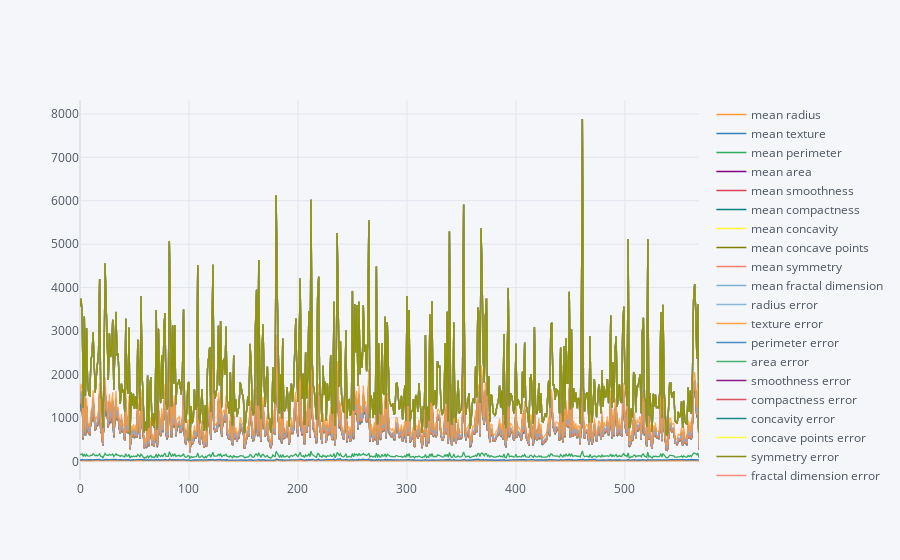

Notebook source saved alongside this figure:
### Code cell
df.iplot(kind='area')

### Figure 1 — Plotly figure (JSON) as saved in the notebook; plotly's stock layout.template omitted (floating-point values rounded to 4 significant figures; data arrays with more than 128 entries replaced by an {"elided": "..."} marker saying what was removed)
{"data": [{"line": {"color": "rgba(255, 153, 51, 1.0)", "dash": "solid", "shape": "linear", "width": 1.3}, "mode": "lines", "name": "mean radius", "text": "", "type": "scatter", "x": {"elided": "569 int values"}, "y": {"elided": "569 float values"}}, {"line": {"color": "rgba(55, 128, 191, 1.0)", "dash": "solid", "shape": "linear", "width": 1.3}, "mode": "lines", "name": "mean texture", "text": "", "type": "scatter", "x": {"elided": "569 int values"}, "y": {"elided": "569 float values"}}, {"line": {"color": "rgba(50, 171, 96, 1.0)", "dash": "solid", "shape": "linear", "width": 1.3}, "mode": "lines", "name": "mean perimeter", "text": "", "type": "scatter", "x": {"elided": "569 int values"}, "y": {"elided": "569 float values"}}, {"line": {"color": "rgba(128, 0, 128, 1.0)", "dash": "solid", "shape": "linear", "width": 1.3}, "mode": "lines", "name": "mean area", "text": "", "type": "scatter", "x": {"elided": "569 int values"}, "y": {"elided": "569 float values"}}, {"line": {"color": "rgba(219, 64, 82, 1.0)", "dash": "solid", "shape": "linear", "width": 1.3}, "mode": "lines", "name": "mean smoothness", "text": "", "type": "scatter", "x": {"elided": "569 int values"}, "y": {"elided": "569 float values"}}, {"line": {"color": "rgba(0, 128, 128, 1.0)", "dash": "solid", "shape": "linear", "width": 1.3}, "mode": "lines", "name": "mean compactness", "text": "", "type": "scatter", "x": {"elided": "569 int values"}, "y": {"elided": "569 float values"}}, {"line": {"color": "rgba(255, 255, 51, 1.0)", "dash": "solid", "shape": "linear", "width": 1.3}, "mode": "lines", "name": "mean concavity", "text": "", "type": "scatter", "x": {"elided": "569 int values"}, "y": {"elided": "569 float values"}}, {"line": {"color": "rgba(128, 128, 0, 1.0)", "dash": "solid", "shape": "linear", "width": 1.3}, "mode": "lines", "name": "mean concave points", "text": "", "type": "scatter", "x": {"elided": "569 int values"}, "y": {"elided": "569 float values"}}, {"line": {"color": "rgba(251, 128, 114, 1.0)", "dash": "solid", "shape": "linear", "width": 1.3}, "mode": "lines", "name": "mean symmetry", "text": "", "type": "scatter", "x": {"elided": "569 int values"}, "y": {"elided": "569 float values"}}, {"line": {"color": "rgba(128, 177, 211, 1.0)", "dash": "solid", "shape": "linear", "width": 1.3}, "mode": "lines", "name": "mean fractal dimension", "text": "", "type": "scatter", "x": {"elided": "569 int values"}, "y": {"elided": "569 float values"}}, {"line": {"color": "rgba(128, 177, 211, 0.8999999999999999)", "dash": "solid", "shape": "linear", "width": 1.3}, "mode": "lines", "name": "radius error", "text": "", "type": "scatter", "x": {"elided": "569 int values"}, "y": {"elided": "569 float values"}}, {"line": {"color": "rgba(255, 153, 51, 0.8999999999999999)", "dash": "solid", "shape": "linear", "width": 1.3}, "mode": "lines", "name": "texture error", "text": "", "type": "scatter", "x": {"elided": "569 int values"}, "y": {"elided": "569 float values"}}, {"line": {"color": "rgba(55, 128, 191, 0.8999999999999999)", "dash": "solid", "shape": "linear", "width": 1.3}, "mode": "lines", "name": "perimeter error", "text": "", "type": "scatter", "x": {"elided": "569 int values"}, "y": {"elided": "569 float values"}}, {"line": {"color": "rgba(50, 171, 96, 0.8999999999999999)", "dash": "solid", "shape": "linear", "width": 1.3}, "mode": "lines", "name": "area error", "text": "", "type": "scatter", "x": {"elided": "569 int values"}, "y": {"elided": "569 float values"}}, {"line": {"color": "rgba(128, 0, 128, 0.8999999999999999)", "dash": "solid", "shape": "linear", "width": 1.3}, "mode": "lines", "name": "smoothness error", "text": "", "type": "scatter", "x": {"elided": "569 int values"}, "y": {"elided": "569 float values"}}, {"line": {"color": "rgba(219, 64, 82, 0.8999999999999999)", "dash": "solid", "shape": "linear", "width": 1.3}, "mode": "lines", "name": "compactness error", "text": "", "type": "scatter", "x": {"elided": "569 int values"}, "y": {"elided": "569 float values"}}, {"line": {"color": "rgba(0, 128, 128, 0.8999999999999999)", "dash": "solid", "shape": "linear", "width": 1.3}, "mode": "lines", "name": "concavity error", "text": "", "type": "scatter", "x": {"elided": "569 int values"}, "y": {"elided": "569 float values"}}, {"line": {"color": "rgba(255, 255, 51, 0.8999999999999999)", "dash": "solid", "shape": "linear", "width": 1.3}, "mode": "lines", "name": "concave points error", "text": "", "type": "scatter", "x": {"elided": "569 int values"}, "y": {"elided": "569 float values"}}, {"line": {"color": "rgba(128, 128, 0, 0.8999999999999999)", "dash": "solid", "shape": "linear", "width": 1.3}, "mode": "lines", "name": "symmetry error", "text": "", "type": "scatter", "x": {"elided": "569 int values"}, "y": {"elided": "569 float values"}}, {"line": {"color": "rgba(251, 128, 114, 0.8999999999999999)", "dash": "solid", "shape": "linear", "width": 1.3}, "mode": "lines", "name": "fractal dimension error", "text": "", "type": "scatter", "x": {"elided": "569 int values"}, "y": {"elided": "569 float values"}}, {"line": {"color": "rgba(251, 128, 114, 0.7999999999999998)", "dash": "solid", "shape": "linear", "width": 1.3}, "mode": "lines", "name": "worst radius", "text": "", "type": "scatter", "x": {"elided": "569 int values"}, "y": {"elided": "569 float values"}}, {"line": {"color": "rgba(128, 177, 211, 0.7999999999999998)", "dash": "solid", "shape": "linear", "width": 1.3}, "mode": "lines", "name": "worst texture", "text": "", "type": "scatter", "x": {"elided": "569 int values"}, "y": {"elided": "569 float values"}}, {"line": {"color": "rgba(255, 153, 51, 0.7999999999999998)", "dash": "solid", "shape": "linear", "width": 1.3}, "mode": "lines", "name": "worst perimeter", "text": "", "type": "scatter", "x": {"elided": "569 int values"}, "y": {"elided": "569 float values"}}, {"line": {"color": "rgba(55, 128, 191, 0.7999999999999998)", "dash": "solid", "shape": "linear", "width": 1.3}, "mode": "lines", "name": "worst area", "text": "", "type": "scatter", "x": {"elided": "569 int values"}, "y": {"elided": "569 float values"}}, {"line": {"color": "rgba(50, 171, 96, 0.7999999999999998)", "dash": "solid", "shape": "linear", "width": 1.3}, "mode": "lines", "name": "worst smoothness", "text": "", "type": "scatter", "x": {"elided": "569 int values"}, "y": {"elided": "569 float values"}}, {"line": {"color": "rgba(128, 0, 128, 0.7999999999999998)", "dash": "solid", "shape": "linear", "width": 1.3}, "mode": "lines", "name": "worst compactness", "text": "", "type": "scatter", "x": {"elided": "569 int values"}, "y": {"elided": "569 float values"}}, {"line": {"color": "rgba(219, 64, 82, 0.7999999999999998)", "dash": "solid", "shape": "linear", "width": 1.3}, "mode": "lines", "name": "worst concavity", "text": "", "type": "scatter", "x": {"elided": "569 int values"}, "y": {"elided": "569 float values"}}, {"line": {"color": "rgba(0, 128, 128, 0.7999999999999998)", "dash": "solid", "shape": "linear", "width": 1.3}, "mode": "lines", "name": "worst concave points", "text": "", "type": "scatter", "x": {"elided": "569 int values"}, "y": {"elided": "569 float values"}}, {"line": {"color": "rgba(255, 255, 51, 0.7999999999999998)", "dash": "solid", "shape": "linear", "width": 1.3}, "mode": "lines", "name": "worst symmetry", "text": "", "type": "scatter", "x": {"elided": "569 int values"}, "y": {"elided": "569 float values"}}, {"line": {"color": "rgba(128, 128, 0, 0.7999999999999998)", "dash": "solid", "shape": "linear", "width": 1.3}, "mode": "lines", "name": "worst fractal dimension", "text": "", "type": "scatter", "x": {"elided": "569 int values"}, "y": {"elided": "569 float values"}}], "layout": {"legend": {"bgcolor": "#F5F6F9", "font": {"color": "#4D5663"}}, "paper_bgcolor": "#F5F6F9", "plot_bgcolor": "#F5F6F9", "title": {"font": {"color": "#4D5663"}}, "xaxis": {"gridcolor": "#E1E5ED", "showgrid": true, "tickfont": {"color": "#4D5663"}, "title": {"font": {"color": "#4D5663"}, "text": ""}, "zerolinecolor": "#E1E5ED"}, "yaxis": {"gridcolor": "#E1E5ED", "showgrid": true, "tickfont": {"color": "#4D5663"}, "title": {"font": {"color": "#4D5663"}, "text": ""}, "zerolinecolor": "#E1E5ED"}}}
